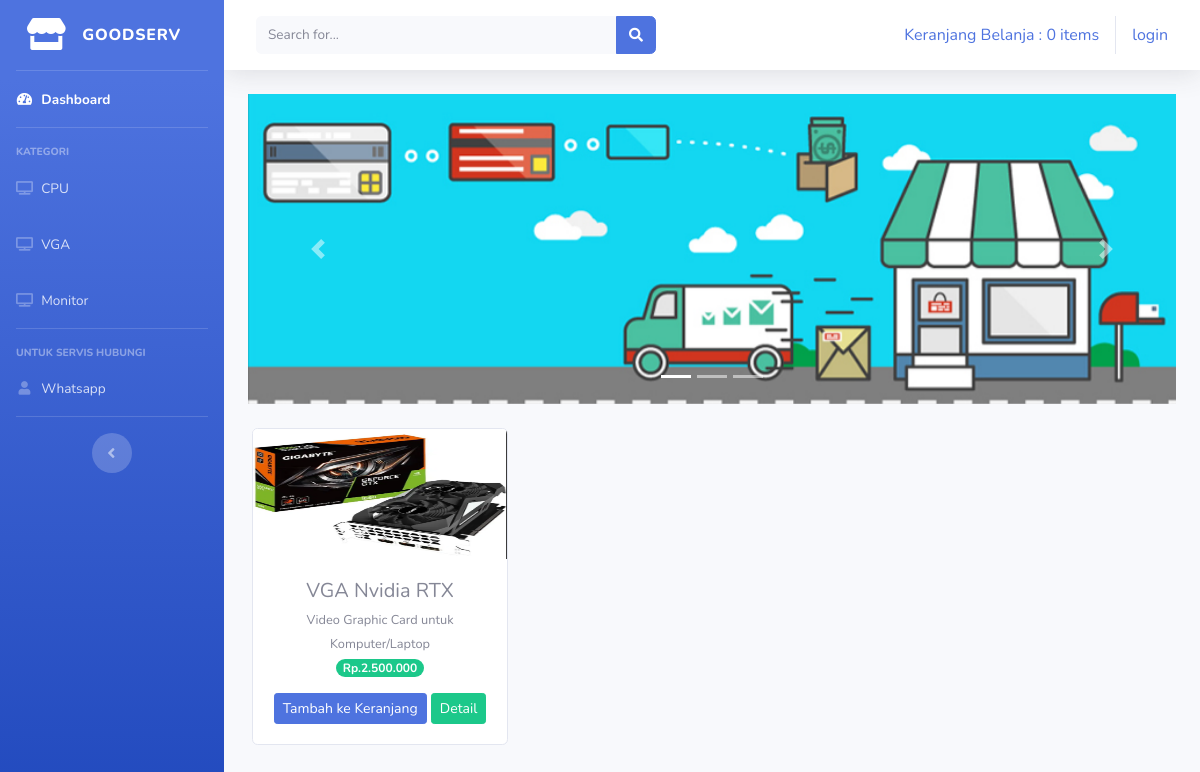
Page /codeigniter/index.php/kategori/vga on the committed database.
### tables this page shows
CREATE TABLE `tb_barang` (
  `id_brg` int(11) NOT NULL,
  `nama_brg` varchar(120) NOT NULL,
  `keterangan` varchar(225) NOT NULL,
  `kategori` varchar(60) NOT NULL,
  `harga` int(11) NOT NULL,
  `stok` int(4) NOT NULL,
  `gambar` text NOT NULL
);

### codeigniter/application/controllers/kategori.php (called while the page is built, shortened)
<?php
    class Kategori extends CI_Controller{
        public function vga(){
            $data['vga'] = $this->model_kategori->data_vga()->result();
            $this->load->view('templates/header');
            $this->load->view('templates/sidebar');
            $this->load->view('vga', $data);
            $this->load->view('templates/footer');
        }
    }
?>

### codeigniter/index.php (called while the page is built, shortened)
<?php
require_once BASEPATH.'core/CodeIgniter.php';

### codeigniter/application/models/model_kategori.php (called while the page is built, shortened)
<?php
    class Model_kategori extends CI_Model{
        public function data_vga(){
            return $this->db->get_where('tb_barang', array('kategori' => 'vga'));
        }
    }
?>

### codeigniter/application/views/vga.php (the view, shortened to what this page needs)
<div class="container-fluid">
    <div id="carouselExampleIndicators" class="carousel slide" data-ride="carousel">
        <ol class="carousel-indicators">
            <li data-target="#carouselExampleIndicators" data-slide-to="0" class="active"></li>
            <li data-target="#carouselExampleIndicators" data-slide-to="1"></li>
            <li data-target="#carouselExampleIndicators" data-slide-to="2"></li>
        </ol>
        <div class="carousel-inner">
            <div class="carousel-item active">
                <img src="<?php echo base_url('assets/img/slider1.jpg') ?>" class="d-block w-100" alt="...">
            </div>
        </div>
        <a class="carousel-control-prev" href="#carouselExampleIndicators" role="button" data-slide="prev">
            <span class="carousel-control-prev-icon" aria-hidden="true"></span>
        </a>
        <a class="carousel-control-next" href="#carouselExampleIndicators" role="button" data-slide="next">
            <span class="carousel-control-next-icon" aria-hidden="true"></span>
        </a>
    </div>
    <div class="row text-center mt-4">
        <?php foreach($vga as $brg) : ?>
            <div class="card ml-3 mb-3" style="width: 16rem;">
                <img src="<?php echo base_url().'uploads/'.$brg->gambar ?>" class="card-img-top" alt="..." height="130px" width="95px">
                <div class="card-body">
                    <h5 class="card-title mb-1"><?php echo $brg->nama_brg ?></h5>
                    <small><?php echo $brg->keterangan ?></small><br>
                    <span class="badge badge-pill badge-success mb-3">Rp.<?php echo number_format($brg->harga, 0, ',', '.') ?></span>
                    <?php echo anchor('dashboard/tambah_ke_keranjang/'.$brg->id_brg, '<div class="btn btn-sm btn-primary">Tambah ke Keranjang</div>') ?>
                    <?php echo anchor('dashboard/detail/'.$brg->id_brg, '<div class="btn btn-sm btn-success">Detail</div>') ?>
                </div>
            </div>
        <?php endforeach; ?>
    </div>
</div>

### rows in the picture
tb_barang: gambar (picture), nama_brg "VGA Nvidia RTX", keterangan "Video Graphic Card untuk Komputer/Laptop", harga "2.500.000", id_brg "Tambah ke Keranjang", id_brg "Detail"

### other values in the picture
anchor('dashboard/detail_keranjang', $keranjang) "Keranjang Belanja : 0 items"
anchor('auth/login', 'login') "login"
